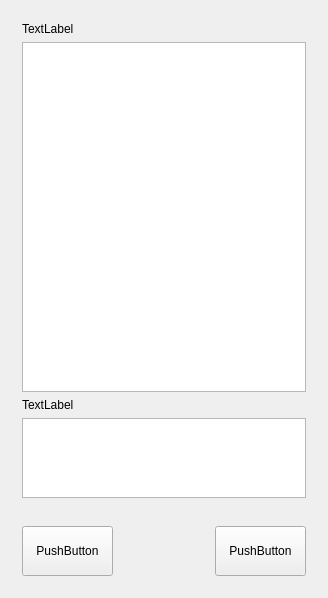
<?xml version="1.0" encoding="UTF-8"?>
<ui version="4.0">
 <class>MainWindow</class>
 <widget class="QMainWindow" name="MainWindow">
  <property name="geometry">
   <rect>
    <x>0</x>
    <y>0</y>
    <width>328</width>
    <height>598</height>
   </rect>
  </property>
  <property name="sizePolicy">
   <sizepolicy hsizetype="Minimum" vsizetype="Minimum">
    <horstretch>0</horstretch>
    <verstretch>0</verstretch>
   </sizepolicy>
  </property>
  <property name="minimumSize">
   <size>
    <width>240</width>
    <height>320</height>
   </size>
  </property>
  <property name="windowTitle">
   <string>MainWindow</string>
  </property>
  <widget class="QWidget" name="centralWidget">
   <layout class="QVBoxLayout" name="verticalLayout_2">
    <item>
     <layout class="QVBoxLayout" name="verticalLayout">
      <item>
       <widget class="QWidget" name="widget" native="true">
        <layout class="QVBoxLayout" name="verticalLayout_4">
         <item>
          <layout class="QVBoxLayout" name="verticalLayout_3">
           <item>
            <widget class="QLabel" name="label">
             <property name="text">
              <string>TextLabel</string>
             </property>
            </widget>
           </item>
           <item>
            <widget class="QTextBrowser" name="textBrowser">
             <property name="sizePolicy">
              <sizepolicy hsizetype="Preferred" vsizetype="Preferred">
               <horstretch>0</horstretch>
               <verstretch>0</verstretch>
              </sizepolicy>
             </property>
             <property name="minimumSize">
              <size>
               <width>0</width>
               <height>350</height>
              </size>
             </property>
            </widget>
           </item>
           <item>
            <widget class="QLabel" name="label_2">
             <property name="text">
              <string>TextLabel</string>
             </property>
            </widget>
           </item>
           <item>
            <widget class="QTextEdit" name="textEdit"/>
           </item>
          </layout>
         </item>
        </layout>
       </widget>
      </item>
      <item>
       <widget class="QWidget" name="widget_2" native="true">
        <layout class="QHBoxLayout" name="horizontalLayout_2">
         <item>
          <layout class="QHBoxLayout" name="horizontalLayout">
           <item>
            <widget class="QPushButton" name="pushButton">
             <property name="sizePolicy">
              <sizepolicy hsizetype="Preferred" vsizetype="Preferred">
               <horstretch>0</horstretch>
               <verstretch>0</verstretch>
              </sizepolicy>
             </property>
             <property name="minimumSize">
              <size>
               <width>80</width>
               <height>50</height>
              </size>
             </property>
             <property name="text">
              <string>PushButton</string>
             </property>
            </widget>
           </item>
           <item>
            <widget class="QLabel" name="label_3">
             <property name="text">
              <string/>
             </property>
            </widget>
           </item>
           <item>
            <widget class="QPushButton" name="pushButton_2">
             <property name="sizePolicy">
              <sizepolicy hsizetype="Preferred" vsizetype="Preferred">
               <horstretch>0</horstretch>
               <verstretch>0</verstretch>
              </sizepolicy>
             </property>
             <property name="text">
              <string>PushButton</string>
             </property>
            </widget>
           </item>
          </layout>
         </item>
        </layout>
       </widget>
      </item>
     </layout>
    </item>
   </layout>
  </widget>
  <widget class="QMenuBar" name="menuBar">
   <property name="geometry">
    <rect>
     <x>0</x>
     <y>0</y>
     <width>328</width>
     <height>22</height>
    </rect>
   </property>
  </widget>
 </widget>
 <layoutdefault spacing="6" margin="11"/>
 <resources/>
 <connections/>
</ui>
